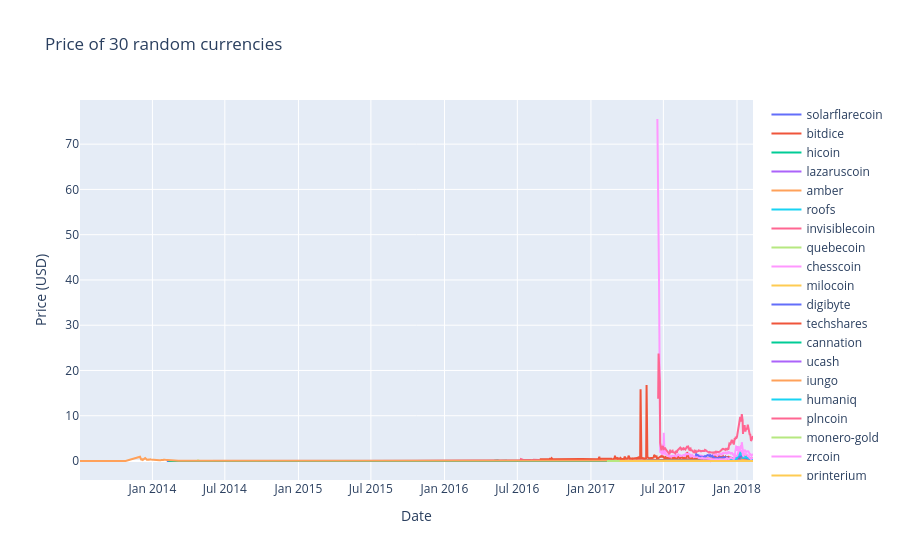
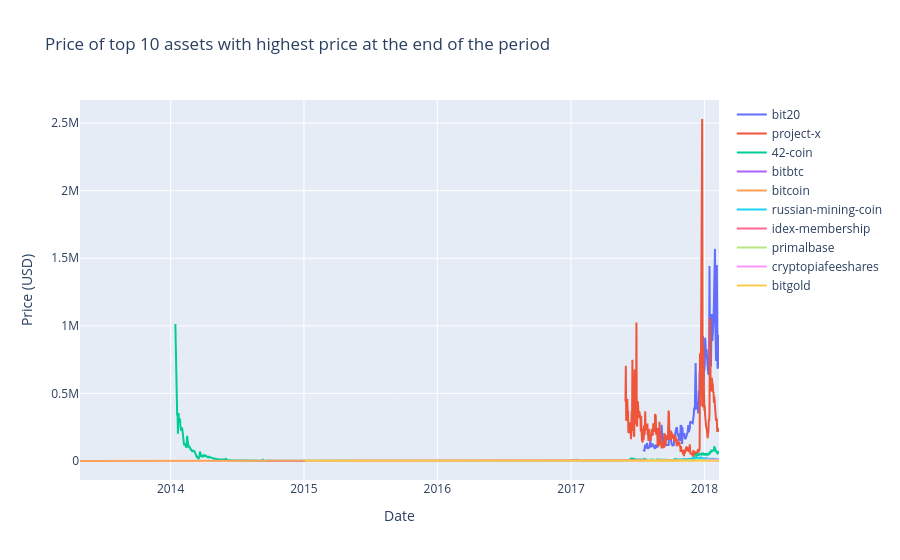

Notebook code for these charts, in order:
### Markdown cell above
# 3-Plot Data

### Code cell
# %% -------------------- At first let's take 10 random currencies with minimum Price > threshold and plot them.
np.random.seed(40)  # For reproducibility
threshold=10
eligible_currencies = df.loc[df['Price'] < 1000000, 'Currency'].unique()
selected_currencies = np.random.choice(eligible_currencies, min(30, len(eligible_currencies)), replace=False)


data = []
for currency in selected_currencies:
    currency_df = df[df['Currency'] == currency]
    if not currency_df.empty:
        data.append(go.Scatter(
            x=currency_df['Date'],
            y=currency_df['Price'],
            mode='lines',
            name=currency
        ))

layout = go.Layout(
    title=f"Price of {len(selected_currencies)} random currencies",
    xaxis=dict(title='Date'),
    yaxis=dict(title='Price (USD)'),
    legend=dict(orientation="v")
)
py.iplot(dict(data=data, layout=layout), filename='basic-line')
#Currencies are sampled randomly, but you should see that some currencies started trading later 

#plot to 10 currencies with highest price at the end of the period
latest_prices = df.groupby('Currency')['Price'].last()
top_currencies = latest_prices.sort_values(ascending=False).head(10).index
data = []
for currency in top_currencies:
    currency_df = df[df['Currency'] == currency]
    if not currency_df.empty:
        data.append(go.Scatter(
            x=currency_df['Date'],
            y=currency_df['Price'],
            mode='lines',
            name=currency
        ))
        
layout = go.Layout(
    title=f"Price of top 10 assets with highest price at the end of the period",
    xaxis=dict(title='Date'),
    yaxis=dict(title='Price (USD)'),
    legend=dict(orientation="v")
)
py.iplot(dict(data=data, layout=layout), filename='basic-line')
